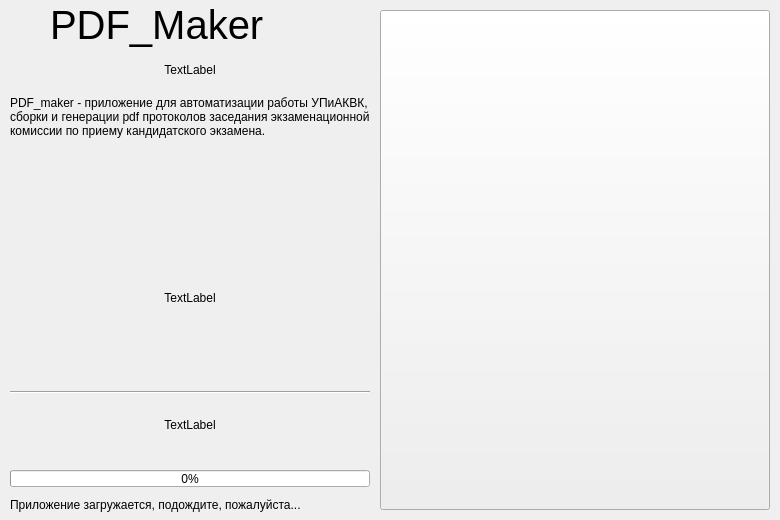
<?xml version="1.0" encoding="UTF-8"?>
<ui version="4.0">
 <class>loading_window_2</class>
 <widget class="QWidget" name="loading_window_2">
  <property name="enabled">
   <bool>true</bool>
  </property>
  <property name="geometry">
   <rect>
    <x>0</x>
    <y>0</y>
    <width>780</width>
    <height>520</height>
   </rect>
  </property>
  <property name="minimumSize">
   <size>
    <width>780</width>
    <height>520</height>
   </size>
  </property>
  <property name="maximumSize">
   <size>
    <width>780</width>
    <height>520</height>
   </size>
  </property>
  <property name="windowTitle">
   <string>loading_window</string>
  </property>
  <property name="styleSheet">
   <string notr="true">
</string>
  </property>
  <widget class="QWidget" name="widget_background_fill" native="true">
   <property name="enabled">
    <bool>true</bool>
   </property>
   <property name="geometry">
    <rect>
     <x>0</x>
     <y>0</y>
     <width>780</width>
     <height>520</height>
    </rect>
   </property>
   <property name="minimumSize">
    <size>
     <width>780</width>
     <height>520</height>
    </size>
   </property>
   <property name="maximumSize">
    <size>
     <width>780</width>
     <height>520</height>
    </size>
   </property>
   <property name="styleSheet">
    <string notr="true"/>
   </property>
   <widget class="QWidget" name="widget_gradient" native="true">
    <property name="enabled">
     <bool>true</bool>
    </property>
    <property name="geometry">
     <rect>
      <x>0</x>
      <y>0</y>
      <width>780</width>
      <height>520</height>
     </rect>
    </property>
    <property name="minimumSize">
     <size>
      <width>780</width>
      <height>520</height>
     </size>
    </property>
    <property name="maximumSize">
     <size>
      <width>780</width>
      <height>520</height>
     </size>
    </property>
    <property name="styleSheet">
     <string notr="true"/>
    </property>
    <widget class="QLabel" name="block_app_name">
     <property name="geometry">
      <rect>
       <x>50</x>
       <y>0</y>
       <width>320</width>
       <height>50</height>
      </rect>
     </property>
     <property name="minimumSize">
      <size>
       <width>320</width>
       <height>50</height>
      </size>
     </property>
     <property name="maximumSize">
      <size>
       <width>320</width>
       <height>50</height>
      </size>
     </property>
     <property name="font">
      <font>
       <pointsize>30</pointsize>
      </font>
     </property>
     <property name="styleSheet">
      <string notr="true"/>
     </property>
     <property name="text">
      <string>PDF_Maker</string>
     </property>
    </widget>
    <widget class="QLabel" name="icon">
     <property name="geometry">
      <rect>
       <x>10</x>
       <y>10</y>
       <width>35</width>
       <height>35</height>
      </rect>
     </property>
     <property name="minimumSize">
      <size>
       <width>35</width>
       <height>35</height>
      </size>
     </property>
     <property name="maximumSize">
      <size>
       <width>35</width>
       <height>35</height>
      </size>
     </property>
     <property name="text">
      <string/>
     </property>
    </widget>
    <widget class="QPushButton" name="loading_window">
     <property name="geometry">
      <rect>
       <x>380</x>
       <y>10</y>
       <width>390</width>
       <height>500</height>
      </rect>
     </property>
     <property name="minimumSize">
      <size>
       <width>390</width>
       <height>500</height>
      </size>
     </property>
     <property name="maximumSize">
      <size>
       <width>390</width>
       <height>500</height>
      </size>
     </property>
     <property name="cursor">
      <cursorShape>PointingHandCursor</cursorShape>
     </property>
     <property name="text">
      <string/>
     </property>
    </widget>
    <widget class="QLabel" name="lb_blc_m_load">
     <property name="geometry">
      <rect>
       <x>10</x>
       <y>490</y>
       <width>370</width>
       <height>30</height>
      </rect>
     </property>
     <property name="minimumSize">
      <size>
       <width>370</width>
       <height>30</height>
      </size>
     </property>
     <property name="maximumSize">
      <size>
       <width>370</width>
       <height>30</height>
      </size>
     </property>
     <property name="styleSheet">
      <string notr="true"/>
     </property>
     <property name="text">
      <string>Приложение загружается, подождите, пожалуйста...</string>
     </property>
    </widget>
    <widget class="QWidget" name="background_widget_text" native="true">
     <property name="geometry">
      <rect>
       <x>10</x>
       <y>50</y>
       <width>360</width>
       <height>150</height>
      </rect>
     </property>
     <property name="minimumSize">
      <size>
       <width>360</width>
       <height>150</height>
      </size>
     </property>
     <property name="maximumSize">
      <size>
       <width>360</width>
       <height>150</height>
      </size>
     </property>
     <property name="styleSheet">
      <string notr="true"/>
     </property>
     <layout class="QVBoxLayout" name="verticalLayout_2">
      <item>
       <widget class="QLabel" name="lb_hi_prog">
        <property name="minimumSize">
         <size>
          <width>360</width>
          <height>40</height>
         </size>
        </property>
        <property name="maximumSize">
         <size>
          <width>360</width>
          <height>40</height>
         </size>
        </property>
        <property name="styleSheet">
         <string notr="true"/>
        </property>
        <property name="text">
         <string>TextLabel</string>
        </property>
        <property name="alignment">
         <set>Qt::AlignCenter</set>
        </property>
       </widget>
      </item>
      <item>
       <widget class="QLabel" name="label_text">
        <property name="minimumSize">
         <size>
          <width>360</width>
          <height>110</height>
         </size>
        </property>
        <property name="maximumSize">
         <size>
          <width>360</width>
          <height>110</height>
         </size>
        </property>
        <property name="layoutDirection">
         <enum>Qt::LeftToRight</enum>
        </property>
        <property name="styleSheet">
         <string notr="true"/>
        </property>
        <property name="text">
         <string>PDF_maker - приложение для автоматизации работы УПиАКВК, сборки и генерации pdf протоколов заседания экзаменационной комиссии по приему кандидатского экзамена.</string>
        </property>
        <property name="alignment">
         <set>Qt::AlignLeading|Qt::AlignLeft|Qt::AlignTop</set>
        </property>
        <property name="wordWrap">
         <bool>true</bool>
        </property>
       </widget>
      </item>
     </layout>
    </widget>
    <widget class="QWidget" name="citation" native="true">
     <property name="geometry">
      <rect>
       <x>10</x>
       <y>210</y>
       <width>360</width>
       <height>240</height>
      </rect>
     </property>
     <property name="minimumSize">
      <size>
       <width>360</width>
       <height>240</height>
      </size>
     </property>
     <property name="maximumSize">
      <size>
       <width>360</width>
       <height>240</height>
      </size>
     </property>
     <property name="styleSheet">
      <string notr="true"/>
     </property>
     <layout class="QVBoxLayout" name="verticalLayout">
      <item>
       <widget class="QLabel" name="citation_label">
        <property name="styleSheet">
         <string notr="true"/>
        </property>
        <property name="text">
         <string>TextLabel</string>
        </property>
        <property name="alignment">
         <set>Qt::AlignCenter</set>
        </property>
        <property name="wordWrap">
         <bool>true</bool>
        </property>
       </widget>
      </item>
      <item>
       <widget class="Line" name="line">
        <property name="orientation">
         <enum>Qt::Horizontal</enum>
        </property>
       </widget>
      </item>
      <item>
       <widget class="QLabel" name="citation_author_label">
        <property name="minimumSize">
         <size>
          <width>0</width>
          <height>30</height>
         </size>
        </property>
        <property name="maximumSize">
         <size>
          <width>16777215</width>
          <height>50</height>
         </size>
        </property>
        <property name="styleSheet">
         <string notr="true"/>
        </property>
        <property name="text">
         <string>TextLabel</string>
        </property>
        <property name="alignment">
         <set>Qt::AlignCenter</set>
        </property>
        <property name="wordWrap">
         <bool>true</bool>
        </property>
       </widget>
      </item>
     </layout>
    </widget>
    <widget class="QProgressBar" name="progress_bar">
     <property name="geometry">
      <rect>
       <x>10</x>
       <y>470</y>
       <width>360</width>
       <height>17</height>
      </rect>
     </property>
     <property name="minimumSize">
      <size>
       <width>360</width>
       <height>17</height>
      </size>
     </property>
     <property name="maximumSize">
      <size>
       <width>360</width>
       <height>17</height>
      </size>
     </property>
     <property name="value">
      <number>0</number>
     </property>
     <property name="alignment">
      <set>Qt::AlignCenter</set>
     </property>
     <property name="textVisible">
      <bool>true</bool>
     </property>
     <property name="invertedAppearance">
      <bool>false</bool>
     </property>
    </widget>
    <zorder>icon</zorder>
    <zorder>loading_window</zorder>
    <zorder>lb_blc_m_load</zorder>
    <zorder>block_app_name</zorder>
    <zorder>background_widget_text</zorder>
    <zorder>citation</zorder>
    <zorder>progress_bar</zorder>
   </widget>
  </widget>
 </widget>
 <resources/>
 <connections/>
</ui>
